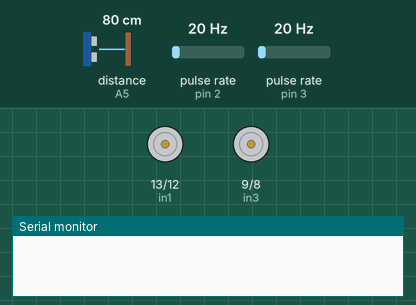
The sketch below on a simulated Arduino Uno, built with avr-gcc and run on an emulated ATmega328P. Shown: motor-driver pin pairs drawn as motors (green arrow = first pin HIGH = forward, orange = second pin HIGH = backward, longer = more drive, scaled by the enable pin), the last lines printed to the serial monitor. Wiring (inferred from the names in the program): 2 × pulse sensor: data pin 2 / data pin 3. Inputs (shaded band) come from the test bench; at power-on: distance to the obstacle (sensor on A5) 80 cm, pulse rate (sensors on pin 2, pin 3) 20 Hz. The echo pulse lasts 58.3 µs per cm.

Above: at 1.2 s.
1.3 s: distance to the obstacle (sensor on A5) set to 2 cm
At 2.9 s:
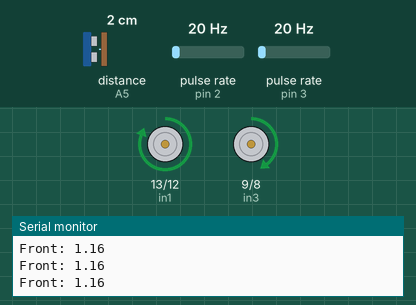
3.5 s: distance to the obstacle (sensor on A5) set to 18 cm
Timing chart, 0 to 6.5 s (numbered marks = the images above; inputs shaded):
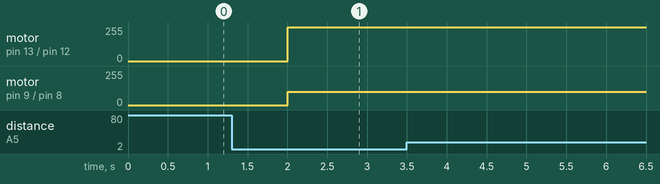

The sketch:

Moving.ino
```cpp
#include <NewPing.h>
#include <PID_v1.h>
#define in1 13
#define in2 12
#define in3 9
#define in4 8
#define ENA 10
#define ENB 11
#define LeftMotorENCA 2
#define RightMotorENCA 3
#define TRIGGER_PINF  A4
#define ECHO_PINF     A5
#define MAX_DISTANCE 293
volatile unsigned long count = 0;
unsigned long count_prev = 0;
float Theta, RPM, RPM_d;
float Theta_prev = 0;
int dt;
#define pi 3.1416
float Vmax = 6;
float Vmin = -6;
float V = 0.1;
float e, e_prev = 0, inte, inte_prev = 0;

int LeftMotorENCA_DATA,LeftMotorENCB_DATA;

float fSensor,oldFrontSensor;
NewPing sonarFront(TRIGGER_PINF, ECHO_PINF, MAX_DISTANCE); //setup front ultrasonic

int baseSpeed = 50 ;

int RMS ;  //right motor speeed
int LMS ;  //left motor speed

volatile long Pulse_Per_Rev_Left=0;
volatile long Pulse_Per_Rev_Right=0;
unsigned long currentTime;
unsigned long prevTime=0;
unsigned long RPM_Right=0;
unsigned long RPM_Left=0;
void setup() {
  // put your setup code here, to run once:
Serial.begin(9600);
pinMode(LeftMotorENCA, INPUT_PULLUP);
pinMode(RightMotorENCA, INPUT_PULLUP);
attachInterrupt(digitalPinToInterrupt(LeftMotorENCA), ISR_LeftMotor, FALLING);
attachInterrupt(digitalPinToInterrupt(RightMotorENCA), ISR_RightMotor, FALLING);

// unsigned int pingSpeed = 30; // frequincy of sending ping
// unsigned long pingTimer;     // wait time for next ping
for(int i =8;i<14;i++){
  pinMode(i,OUTPUT);
}


// cli();
// TCCR1A = 0;
// TCCR1B = 0;
// TCNT1 = 0;
// OCR1A = 12499; //Prescaler = 64
// TCCR1B |= (1 << WGM12);
// TCCR1B |= (1 << CS11 | 1 << CS10);
// TIMSK1 |= (1 << OCIE1A);
// sei();


}

void loop() {


 //if(prevTime + 2000 < currentTime){
    delay(2000);
//   //Serial.println("started");
   Forward();
   runMotors();
//  //}

// Serial.print("RPM_Right: ");
// Serial.print(Pulse_Per_Rev_Right);
// Serial.print(" ");
// Serial.print("RPM_Left: ");
// Serial.print(Pulse_Per_Rev_Left);
// Serial.println(" ");
//   Serial.print("Time: ");
//   Serial.println(currentTime);
//   // RPM_Right=0;
//   // RPM_Left =0;
// ReadFront();

delay(100000);

}
void Forward(){

  digitalWrite(in1,HIGH);
  digitalWrite(in2,LOW);
  digitalWrite(in3,HIGH);
  digitalWrite(in4,LOW);
}

void Left(){
  digitalWrite(in1,HIGH);
  digitalWrite(in2,LOW);
  digitalWrite(in3,LOW);
  digitalWrite(in4,HIGH);
}
void Right(){
  digitalWrite(in1,LOW);
  digitalWrite(in2,HIGH);
  digitalWrite(in3,HIGH);
  digitalWrite(in4,LOW);
}
void Stop(){
  digitalWrite(in1,HIGH);
  digitalWrite(in2,HIGH);
  digitalWrite(in3,HIGH);
  digitalWrite(in4,HIGH);
}

void runMotors() {
  ReadFront();
  oldFrontSensor = fSensor;
   Serial.print("Front: ");
    Serial.println(fSensor);
  RMS = map(baseSpeed, 0, 1023, 0 , 1023);
  LMS = map(baseSpeed , 0, 1023, 0 , 1023);
  prevTime=millis();
  analogWrite(ENA, 600);
  analogWrite(ENB, 610);
  while(oldFrontSensor - 18.2 < fSensor){
    ReadFront();
    Serial.print("Front: ");
    Serial.println(fSensor);
  }

  Stop();
  analogWrite(ENA, 0);
  analogWrite(ENB, 0);
  currentTime=millis() - prevTime;
}

void ISR_LeftMotor(){
  Pulse_Per_Rev_Left++;
  if(Pulse_Per_Rev_Left % 189 == 0 ){
    RPM_Left++;
   // Pulse_Per_Rev_Left=0;
  }
}

void ISR_RightMotor(){
  Pulse_Per_Rev_Right++;
   if(Pulse_Per_Rev_Right % 206 == 0 ){
    RPM_Right++;
    //Pulse_Per_Rev_Right=0;
  }
}

void ReadFront(){
  fSensor = sonarFront.ping()/100.0;
}
```
